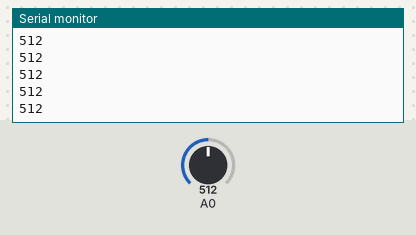
The sketch below on a simulated Arduino Uno, built with avr-gcc and run on an emulated ATmega328P. Shown: the last lines printed to the serial monitor. The test bench sets the inputs (shaded band); at power-on: A0 = 512.

Above: at 1.2 s.
1.3 s: A0 set to 716
At 1.56 s:
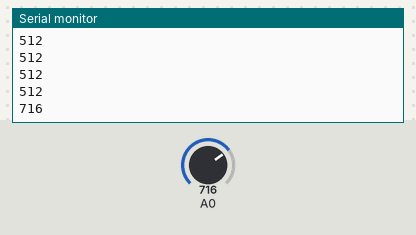
2.8 s: A0 set to 900
At 2.96 s:
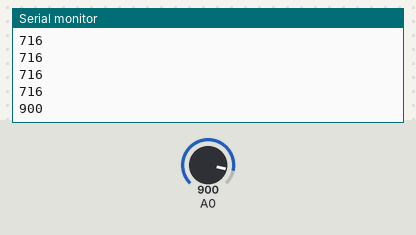
Timing chart, 0 to 5.8 s (numbered marks = the images above; inputs shaded):
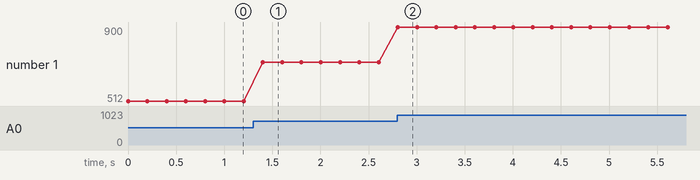

The sketch:

soundreadings-wifi-thingspeak.ino
```cpp
const int sampleWindow = 50; // Sample window width in mS (50 mS = 20Hz)
unsigned int sample;
int soundValue;

void getSoundLevelReading() {
   unsigned long startMillis= millis();  // Start of sample window
   unsigned int peakToPeak = 0;   // peak-to-peak level

   unsigned int signalMax = 0;
   unsigned int signalMin = 1024;

   // collect data for 50 mS
   while (millis() - startMillis < sampleWindow)
   {
      sample = analogRead(0);
      if (sample < 1024)  // toss out spurious readings
      {
         if (sample > signalMax)
         {
            signalMax = sample;  // save just the max levels
         }
         else if (sample < signalMin)
         {
            signalMin = sample;  // save just the min levels
         }
      }
   }
   peakToPeak = signalMax - signalMin;  // max - min = peak-peak amplitude
   // Source to below code: https://forum.arduino.cc/index.php?topic=432991.0
   double volts = ((peakToPeak * 3.3) / 1024) * 0.707;  // convert to volts
   double first = log10(volts/0.00631)*20; // The microphone sensitivity is -44 ±2 so V RMS / PA is 0.00631
   double second = first + 10; // Adjusted value to microphone sensitivity
   soundValue = (int)second;

  Serial.println("SOUND VALUE:    ");
   Serial.print(soundValue);
   Serial.println("");
  }


void setup() {
  Serial.begin(115200);
}

void loop() {
sample = analogRead(0);
Serial.println(sample);
// getSoundLevelReading();
 delay(200);
}
```

Measured:
- after the input at 1.3 s, the serial monitor: prints a new line after 0.10 s (image 1)
- after the input at 2.8 s, the serial monitor: prints a new line at once (image 2)
- plotted number 1: 512 → 716 after the input at 1.3 s, 716 → 900 after the input at 2.8 s
